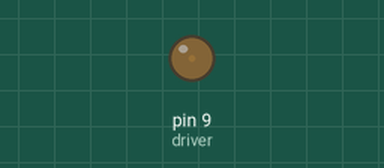
Bench run of a sketch on a simulated Arduino Uno, built with avr-gcc and run on an emulated ATmega328P. Parts: output pins drawn as LEDs (lit = HIGH).

Above: at 0.05 s.
At 0.95 s:
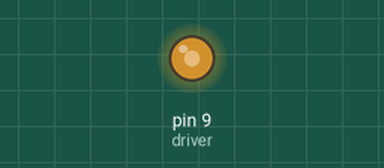
At 1.4 s:
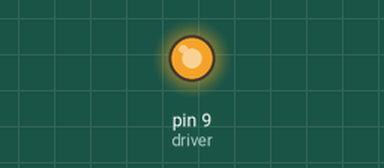
At 2.75 s:
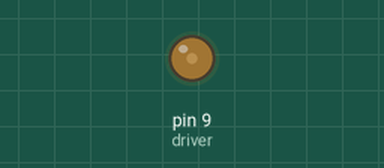
Timing chart, 0 to 7.0 s (numbered marks = the images above):
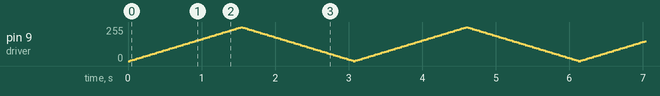

The sketch:

PWM_Driver_Basics.ino
```cpp
// (licence header left out)
int driver = 9;           // the PWM pin the driver SW pin is attached to
int intensity = 0;
int steplength = 5;
void setup() {
  // initialize the digital pin as an output.
  pinMode(driver, OUTPUT);
}

// the loop routine runs over and over again forever:
void loop() {
  analogWrite(driver, intensity);

  // change the brightness for next time through the loop:
  intensity = intensity + steplength;

  // reverse the direction of the fading at the ends of the fade:
  if (intensity <= 0 || intensity >= 255) {
    steplength = -steplength;
  }
  // wait for 30 milliseconds to see the dimming effect
  delay(30);
}
```
